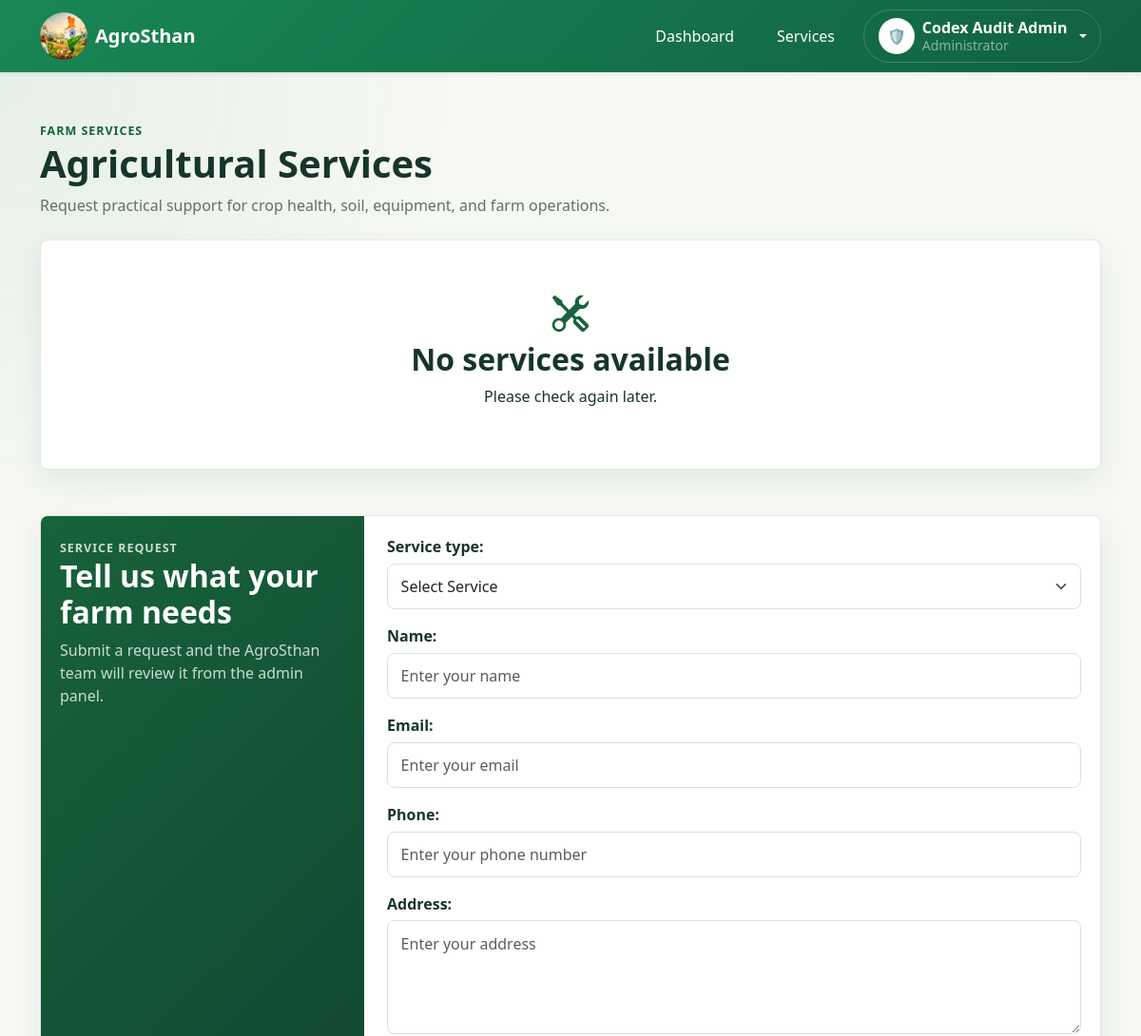
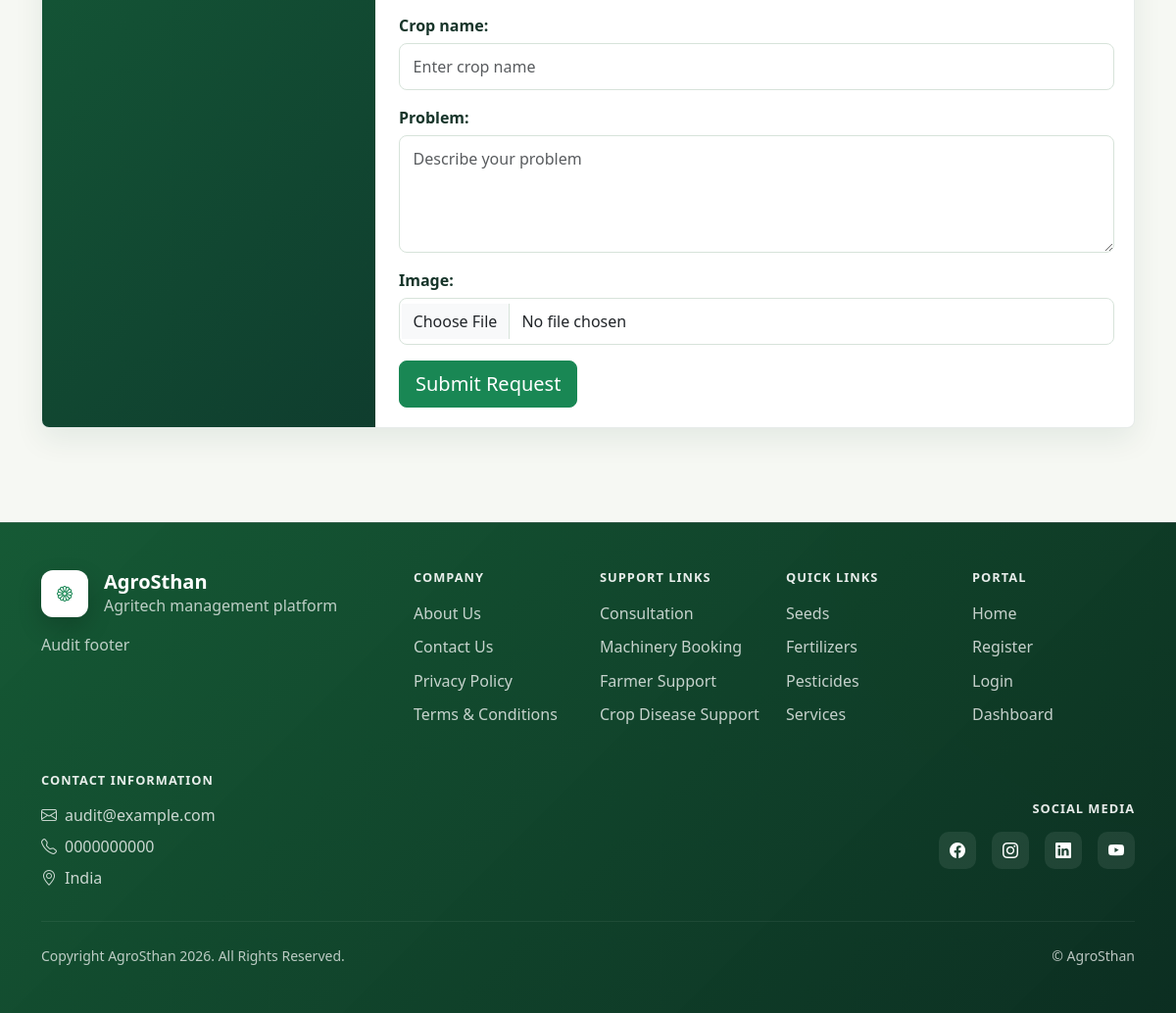
/services/ (signed in), run on the app's committed database (2 pictures, top to bottom).
### accounts/models.py (models this page shows, shortened)
class SiteSettings(models.Model):
    site_name = models.CharField(max_length=100)
    logo = models.ImageField(
        upload_to="site_logo/",
        blank=True,
        null=True
    )
    hero_background = models.ImageField(
        upload_to="hero_background/",
        blank=True,
        null=True
    )
    mobile_hero_background = models.ImageField(
        upload_to="hero_background/mobile/",
        blank=True,
        null=True
    )
    hero_video = models.FileField(
        upload_to="hero_videos/",
        blank=True,
        null=True
    )

class AdminProfile(models.Model):
    ROLE_ADMIN = 'admin'
    ROLE_SUPER_ADMIN = 'super_admin'
    ROLE_CHOICES = (
        (ROLE_ADMIN, 'Admin'),
        (ROLE_SUPER_ADMIN, 'Super Admin'),
    )
    user = models.OneToOneField('auth.User', on_delete=models.CASCADE, related_name='agritech_profile')
    full_name = models.CharField(max_length=150)
    phone_number = models.CharField(max_length=20)
    profile_photo = models.ImageField(upload_to='admin_profiles/', blank=True, null=True)
    role = models.CharField(max_length=20, choices=ROLE_CHOICES, default=ROLE_ADMIN)
    email_verified = models.BooleanField(default=False)
    phone_verified = models.BooleanField(default=False)
    created_at = models.DateTimeField(auto_now_add=True)
    class Meta:
        ordering = ['-created_at']

class FooterSettings(models.Model):
    company_description = models.TextField()
    address = models.TextField()
    phone = models.CharField(
        max_length=20
    )
    email = models.EmailField()
    facebook = models.URLField(
        blank=True,
        null=True
    )
    instagram = models.URLField(
        blank=True,
        null=True
    )
    youtube = models.URLField(
        blank=True,
        null=True
    )
    linkedin = models.URLField(
        blank=True,
        null=True
    )
    copyright_text = models.CharField(
        max_length=200,
        default="© AgroSthan"
    )

### agritech/utils.py (the view)
    def wrapper(request, *args, **kwargs):
        if not request.session.get('farmer_id'):
            messages.warning(
                request,
                "Please login or register first to use this feature."
            )
            return redirect('login')
        return view_func(
            request,
            *args,
            **kwargs
        )

### templates/services/services.html (shortened to what this page needs)
{% extends 'base.html' %}
{% block content %}
<div class="services-page">
    <div class="container py-4 py-lg-5">
        <div class="services-hero mb-4">
            <span>Farm Services</span>
            <h1>Agricultural Services</h1>
            <p>Request practical support for crop health, soil, equipment, and farm operations.</p>
        </div>
        <div class="service-grid mb-5">
            {% for service in services_list %}
                <article class="service-card">
                    {% if service.image %}
                        <img src="{{ service.image.url }}" alt="{{ service.title }}">
                    {% else %}
                        <div class="service-icon"><i class="bi bi-clipboard2-pulse"></i></div>
                    {% endif %}
                    <div class="service-body">
                        <h2>{{ service.title }}</h2>
                        <p>{{ service.short_description }}</p>
                        {% if service.slug %}
                            <a href="{% url 'service_info' service.slug %}" class="btn btn-outline-success">View Details</a>
                        {% else %}
                            <button class="btn btn-secondary" disabled>No Details</button>
                        {% endif %}
                    </div>
                </article>
            {% empty %}
                <div class="service-empty">
                    <i class="bi bi-tools"></i>
                    <h2>No services available</h2>
                    <p>Please check again later.</p>
                </div>
            {% endfor %}
        </div>
        <section class="request-panel" id="service-request">
            <div class="request-copy">
                <span>Service Request</span>
                <h2>Tell us what your farm needs</h2>
                <p>Submit a request and the AgroSthan team will review it from the admin panel.</p>
            </div>
            <div class="request-form">
                <form method="POST" enctype="multipart/form-data" class="styled-form">
                    {{ form.as_p }}
                    <button type="submit" class="btn btn-success btn-lg">Submit Request</button>
                </form>
            </div>
        </section>
    </div>
</div>
{% endblock %}

### templates/base.html (shortened to what this page needs)
{% load static %}
<!DOCTYPE html>
<html>
<head>
    <link href="https://cdn.jsdelivr.net/npm/bootstrap@5.3.3/dist/css/bootstrap.min.css" rel="stylesheet">
    <link rel="stylesheet"
          href="https://cdn.jsdelivr.net/npm/bootstrap-icons@1.11.3/font/bootstrap-icons.min.css">
    <link rel="stylesheet"
          href="{% static 'css/style.css' %}">
    <link rel="stylesheet"
          href="https://cdnjs.cloudflare.com/ajax/libs/cropperjs/1.6.2/cropper.min.css">
</head>
<body>
    <nav class="navbar navbar-expand-lg navbar-dark bg-success shadow-sm main-navbar fixed-top">
    <div class="container">
        <a class="navbar-brand d-flex align-items-center" href="/">
    {% if site_settings and site_settings.logo %}
        <img
            src="{{ site_settings.logo.url }}"
            alt="Logo"
            width="50"
            height="50"
            class="rounded-circle me-2"
            style="object-fit:cover;">
    {% else %}
        <img
            src="{% static 'images/logo.jpeg' %}"
            alt="Logo"
            width="50"
            height="50"
            class="rounded-circle me-2">
    {% endif %}
    <strong>
        {% if site_settings %}
            {{ site_settings.site_name }}
        {% else %}
            AgriTech
        {% endif %}
    </strong>
</a>
<div class="collapse navbar-collapse" id="navbarContent">
    <ul class="navbar-nav ms-auto align-items-lg-center gap-lg-2 flex-wrap">
            {% if current_role == 'admin' %}
                <li class="nav-item me-2">
                    <a class="nav-link text-white nav-soft" href="{% url 'admin_dashboard' %}">Dashboard</a>
                </li>
                <li class="nav-item me-2">
                    <a class="nav-link text-white nav-soft" href="{% url 'services' %}">Services</a>
                </li>
                <li class="nav-item dropdown profile-dropdown">
                    <a class="nav-link dropdown-toggle d-flex align-items-center gap-2 nav-soft" href="#" role="button" data-bs-toggle="dropdown" aria-expanded="false">
                        {% if current_user_photo %}
                            <img src="{{ current_user_photo }}" class="rounded-circle profile-avatar" alt="Admin photo">
                        {% else %}
                            <span class="rounded-circle bg-white text-success d-inline-flex align-items-center justify-content-center profile-avatar">🛡️</span>
                        {% endif %}
                        <span class="d-flex flex-column text-start lh-sm">
                            <span class="fw-semibold text-white">{{ current_user_name|default:'Admin' }}</span>
                            <small class="text-white-50">Administrator</small>
                        </span>
                    </a>
                </li>
            {% endif %}
        </ul>
    </div>
    </div>
</nav>
{% block content %}
{% endblock %}
{% include 'includes/global_footer.html' %}
</body>
</html>

### templates/includes/global_footer.html (shortened to what this page needs)
{% load static %}
<footer class="global-footer text-white">
    <div class="container py-5">
        <div class="row g-4 align-items-start">
            <div class="col-lg-4 col-md-6">
                <div class="mb-3 d-flex align-items-center gap-3">
                    {% if site_settings and site_settings.logo %}
                        <img src="{{ site_settings.logo.url }}" alt="Logo" width="48" height="48" class="footer-logo">
                    {% else %}
                        <div class="footer-logo d-inline-flex align-items-center justify-content-center text-success bg-white">
                            <i class="bi bi-flower1"></i>
                        </div>
                    {% endif %}
                    <div>
                        <h5 class="mb-0 fw-bold">{{ site_settings.site_name|default:'AgroSthan' }}</h5>
                        <div class="footer-kicker">Agritech management platform</div>
                    </div>
                </div>
                <p class="footer-copy mb-0">{{ footer_settings.company_description|default:'A trusted digital platform for farmers, agriculture doctors, consultants, and agribusiness operations.' }}</p>
            </div>
            <div class="col-lg-2 col-md-6">
                <h6 class="footer-title">Company</h6>
                <ul class="list-unstyled footer-links">
                    <li><a href="{% url 'about' %}">About Us</a></li>
                    <li><a href="{% url 'contact' %}">Contact Us</a></li>
                    <li><a href="#">Privacy Policy</a></li>
                    <li><a href="#">Terms &amp; Conditions</a></li>
                </ul>
            </div>
            <div class="col-lg-2 col-md-6">
                <h6 class="footer-title">Support Links</h6>
                <ul class="list-unstyled footer-links">
                    <li><a href="{% url 'consultation' %}">Consultation</a></li>
                    <li><a href="{% url 'tractor_booking' %}">Machinery Booking</a></li>
                    <li><a href="{% url 'farmer_support' %}">Farmer Support</a></li>
                    <li><a href="{% url 'farmer_support' %}">Crop Disease Support</a></li>
                </ul>
            </div>
            <div class="col-lg-2 col-md-6">
                <h6 class="footer-title">Quick Links</h6>
                <ul class="list-unstyled footer-links">
                    <li><a href="{% url 'products' %}">Seeds</a></li>
                    <li><a href="{% url 'products' %}">Fertilizers</a></li>
                    <li><a href="{% url 'products' %}">Pesticides</a></li>
                    <li><a href="{% url 'services' %}">Services</a></li>
                </ul>
            </div>
            <div class="col-lg-2 col-md-6">
                <h6 class="footer-title">Portal</h6>
                <ul class="list-unstyled footer-links">
                    <li><a href="{% url 'home' %}">Home</a></li>
                    <li><a href="{% url 'choose_role' %}">Register</a></li>
                    <li><a href="{% url 'login' %}">Login</a></li>
                    <li><a href="{% url 'dashboard' %}">Dashboard</a></li>
                </ul>
            </div>
        </div>
        <div class="row g-4 mt-2 align-items-center">
            <div class="col-lg-6">
                <h6 class="footer-title">Contact Information</h6>
                <div class="footer-contact">
                    <div><i class="bi bi-envelope me-2"></i>{{ footer_settings.email|default:'contact@agrosthan.com' }}</div>
                    <div><i class="bi bi-telephone me-2"></i>{{ footer_settings.phone|default:'+91 00000 00000' }}</div>
                    <div><i class="bi bi-geo-alt me-2"></i>{{ footer_settings.address|default:'India' }}</div>
                </div>
            </div>
            <div class="col-lg-6 text-lg-end">
                <h6 class="footer-title">Social Media</h6>
                <div class="d-flex gap-3 justify-content-lg-end footer-socials">
                    <a href="{{ footer_settings.facebook|default:'#' }}" aria-label="Facebook"><i class="bi bi-facebook"></i></a>
                    <a href="{{ footer_settings.instagram|default:'#' }}" aria-label="Instagram"><i class="bi bi-instagram"></i></a>
                    <a href="{{ footer_settings.linkedin|default:'#' }}" aria-label="LinkedIn"><i class="bi bi-linkedin"></i></a>
                    <a href="{{ footer_settings.youtube|default:'#' }}" aria-label="YouTube"><i class="bi bi-youtube"></i></a>
                </div>
            </div>
        </div>
        <hr class="border-white border-opacity-25 my-4">
        <div class="d-flex flex-column flex-md-row justify-content-between align-items-center gap-2 small footer-copy">
            <div>Copyright AgroSthan 2026. All Rights Reserved.</div>
            <div>{{ footer_settings.copyright_text|default:'AgroSthan' }}</div>
        </div>
    </div>
</footer>

### data on the page
SiteSettings: site_name "AgroSthan"
AdminProfile: full_name "Codex Audit Admin"
FooterSettings: company_description "Audit footer", email "audit@example.com", phone "0000000000", address "India", copyright_text "© AgroSthan"
